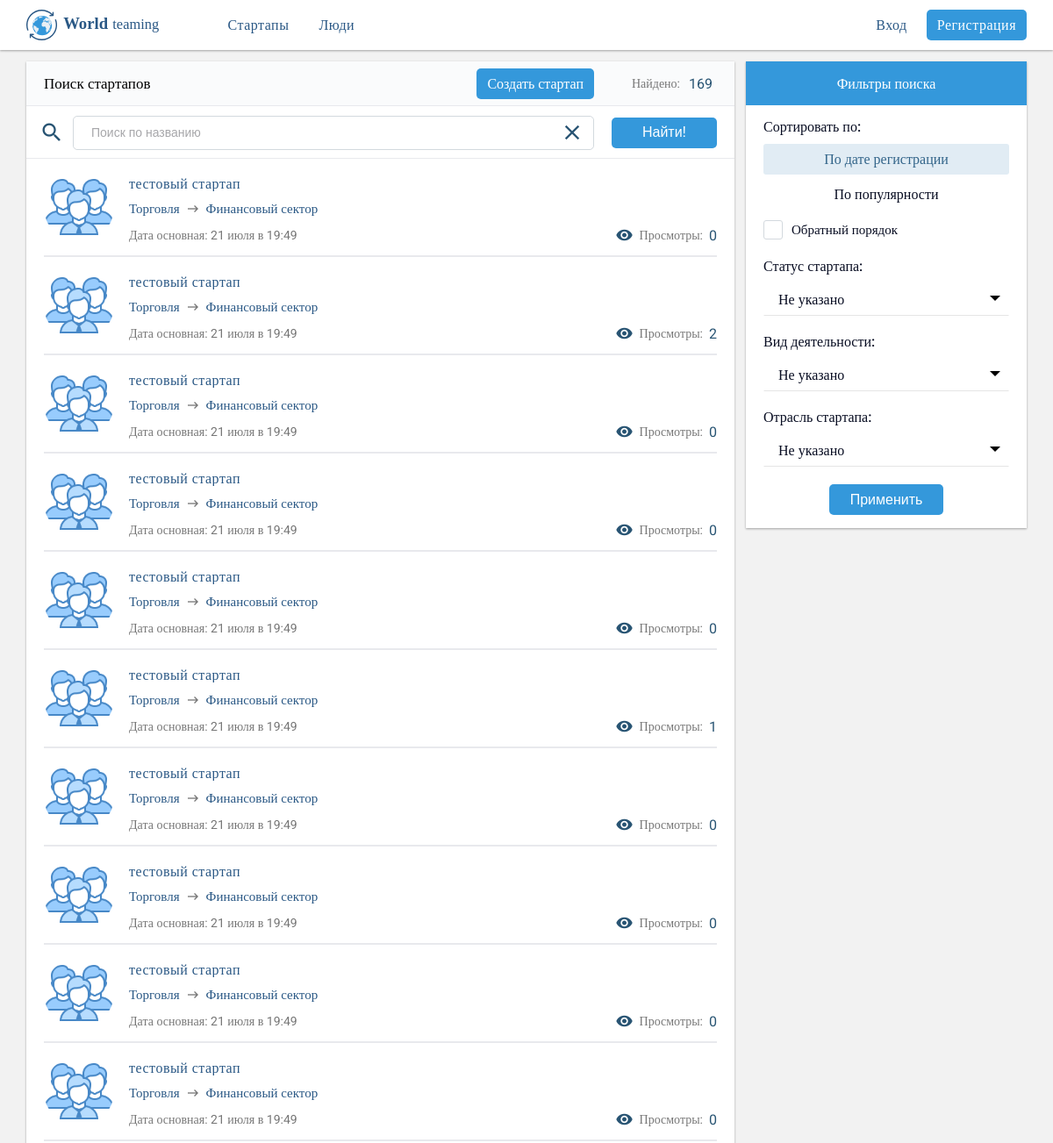
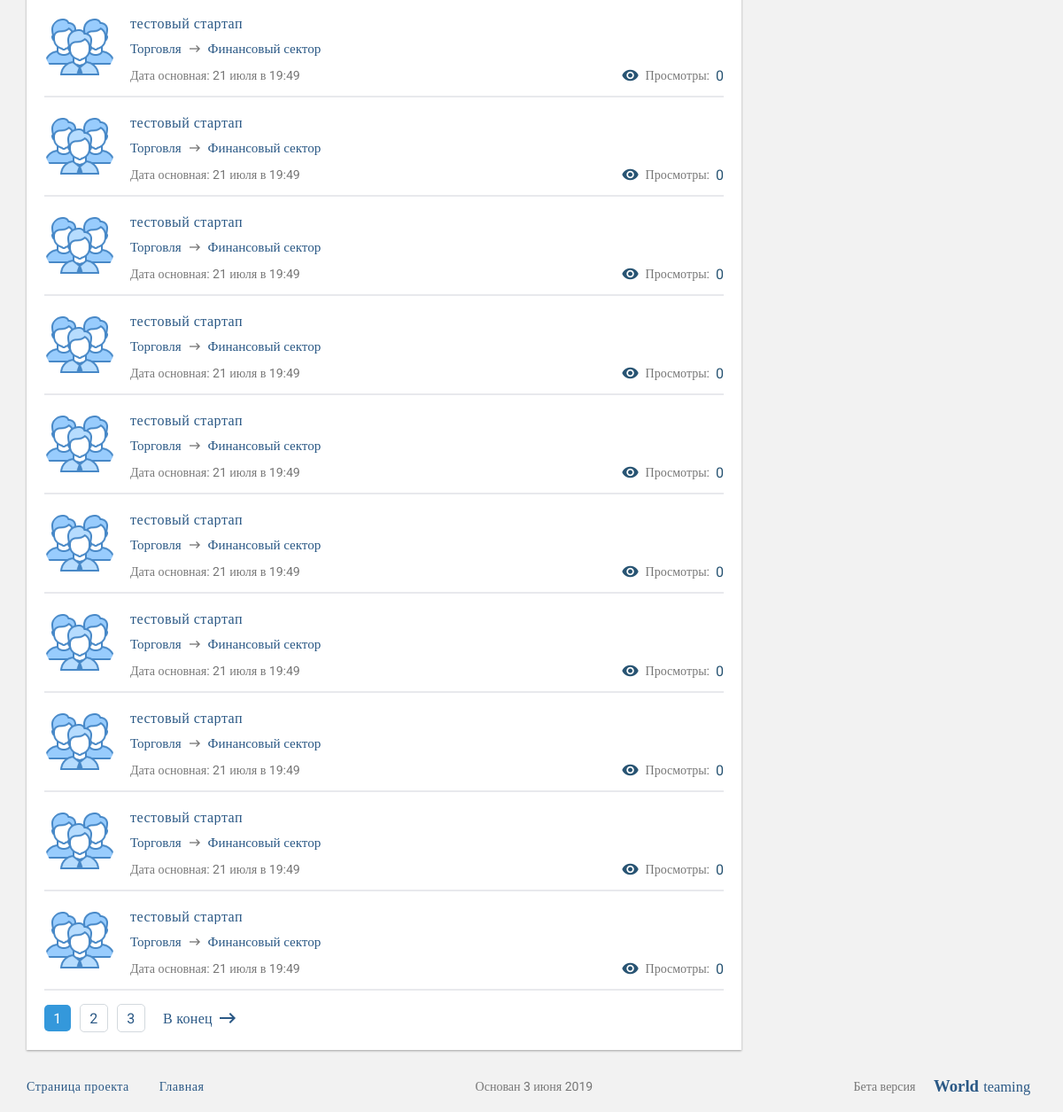
The page /startups.php on the database its author committed (2 pictures, top to bottom).
### tables this page shows
CREATE TABLE `startups` (
  `id` int(13) NOT NULL,
  `date_born` datetime NOT NULL DEFAULT CURRENT_TIMESTAMP,
  `name` varchar(40) NOT NULL,
  `status` varchar(40) NOT NULL,
  `type` varchar(40) NOT NULL,
  `area` varchar(40) DEFAULT NULL,
  `people` int(13) NOT NULL,
  `views` int(16) DEFAULT NULL,
  `avatar_src` varchar(255) DEFAULT NULL
);

### phpScripts/formatDateWord.php (called while the page is built)
<?php
function formatDate ($date,$word) {
	$timePublishing = strtotime($date);
    $timePublicReady = $word. " " . getTrueDay(date('d', $timePublishing)). " ".
      getTrueMonth(date('m', $timePublishing)). " в " .date('H', $timePublishing). ':' .date('i', $timePublishing);
    return $timePublicReady;
}
function getTrueDay ($day) {
	$trueDay = mb_substr($day,0,1);
	if ($trueDay == 0) {
		return mb_substr($day,1,2);
	} else {
		return $day;
	}
}
function getTrueMonth ($month) {
    if ($month == 1) {
    	return "января";
    } elseif ($month == 2) {
    	return "февраля";
    } elseif ($month == 3) {
    	return "марта";
    } elseif ($month == 4) {
    	return "апреля";
    } elseif ($month == 5) {
    	return "мая";
    } elseif ($month == 6) {
    	return "июня";
    } elseif ($month == 7) {
    	return "июля";
    } elseif ($month == 8) {
    	return "августа";
    } elseif ($month == 9) {
    	return "сентября";
    } elseif ($month == 10) {
    	return "октября";
    } elseif ($month == 11) {
    	return "ноября";
    } elseif ($month == 12) {
    	return "декабря";
    }
}
?>

### startups.php (the view, shortened to what this page needs)
<?php include "header.php";
include_once "phpScripts/formatDateWord.php"; ?>
<?php
    $sqlCountStart = "SELECT verify FROM startup_verify_users
                      WHERE user_id=:user_id AND verify=:verify AND creater=:creater";
    $stmtCountStart = $pdo->prepare($sqlCountStart);
    $stmtCountStart->execute([':user_id' => $_SESSION['id'], ':verify' => 3, ':creater' => 1 ]);
    $itemCountStart = $stmtCountStart->fetchAll(PDO::FETCH_ASSOC);
    if ($itemCountStart) {
      $CountStart = count($itemCountStart);
    } else {
        $CountStart = 0;
    }
    if (empty($_SESSION['auth']) || $_SESSION['auth'] == false) {
        $startupHref = "signup";
    } else {
        $startupHref = "createStartup";
    }
  	$where = "";
  	$arraySql = ""; $arrayGet = "";
  	$Order = " ". "id" ." "; $DESC = " "."DESC"; $Order_check1 = " "."checked"; $Order_check2 = ""; $DESC_check = "";
  if (empty($_POST['search'])) { $string = null; }
  elseif ($_POST['search'] == "undefined") { $string = null; }
  	else {
  	  $string = strip_tags($_POST['search']);
  	  $where = " "."WHERE"." ";
  		$arrayEx = 1;
  		$stringPr = 1;
      $arrayGet = "name LIKE :name";
  }
  $sqlStartupCount = "SELECT id,date_born,name,status,type,area,views,avatar_src FROM startups $where"."$arraySql"."$arrayGet".
                " "."ORDER BY"."$Order"."$DESC";
  $stmtStartupCount = $pdo->prepare($sqlStartupCount);
  $stmtStartupCount->execute();
  $itemStartupCount = $stmtStartupCount->fetchAll(PDO::FETCH_ASSOC);
  $itemHumanCount = count($itemStartupCount);
    if ($itemHumanCount / 20 <= 1) {
      $blogI = 1;
    } else {
      $blogI = $itemHumanCount / 20;
      if ((int)$blogI != $blogI) {
        $blogI = (int)$blogI + 1;
      }
    }
    if (!empty($_GET['page']) && $_GET['page'] > 0) {
      $pageStr = (int)$_GET['page'];
    } else {
      $pageStr = (!empty($_POST['page_num']) ? (int)$_POST['page_num'] : 1);
    }
    if ($pageStr > 1) {
      $itemHumanCountSql = 20 * ($pageStr - 1);
    } else {
      $itemHumanCountSql = 0;
    }
    if ((20 * ($pageStr - 1)) > $itemHumanCount || $pageStr == "0") { ?>
    <?php }
  $sqlStartup = "SELECT id,date_born,name,status,type,area,views,avatar_src FROM startups $where"."$arraySql"."$arrayGet".
                " "."ORDER BY"."$Order"."$DESC LIMIT $itemHumanCountSql, 20";
  $stmtStartup = $pdo->prepare($sqlStartup);
  $stmtStartup->execute();
  $itemStartup = $stmtStartup->fetchAll(PDO::FETCH_ASSOC);
?>
<link rel="stylesheet" type="text/css" href="static/settingStartup/settingMain.css">
<link rel="stylesheet" type="text/css" href="static/search/searchUp.css">
<link rel="stylesheet" type="text/css" href="static/search/startups.css">
<div class="wrap_with_Fo">
<form method="POST" id="startup_wrapper_2divs" action="startups">
    <div id="startup_wrapper_left">
        <div id="navbar_startups_forum">
            <div id="navbar_startups_wrap_items">
                <a href="" id="startups_main_UNDERNAME"><h1>Поиск стартапов</h1></a>
            </div>
            <div class="selectAll">
            	Найдено:<span><?php if ($itemStartup) { echo $itemHumanCount; } else {echo 0;}?></span>
            </div>
               <?php if ($CountStart < 6) { ?>
                <a href="<?php echo $startupHref; ?>" id="createStartup_wrap">Создать стартап</a>
               <?php } else {} ?>
        </div>
    	<div class="wrapper_search">
    		<div class="search_Icon1">
    			<i class="material-icons">search</i>
    		</div>
    		<div id="formSearchText">
    		    <input type="text" autocomplete="off" style="width: 580px;" name="search" class="search_inputMain" placeholder="Поиск по названию" maxlength="80" value="<?php echo $string; ?>">
    		    <div class="labelForReset">
    		    	<i class="material-icons">close</i>
    		    </div>
    		    <input type="submit" name="searchSub" class="search_inputBtn" value="Найти!">
    	    </div>
    	</div>
        <div class="startup_wrap_padding">
          <?php if ($itemStartup) { ?>
        	<?php foreach ($itemStartup as $itemsStartup) {
            $dateDateSmall = formatDate($itemsStartup['date_born'],"Дата основная:");
            ?>
            <div class="itemContent_wrapper">
                <div class="itemContent_wrapper_left">
                    <a href="startup-<?php echo $itemsStartup['id']; ?>">
                        <div class="content_bigImg content_bigImgSt3<?php echo $itemsStartup['id']; ?>"></div>
                    </a>
                </div>
                <div class="itemContent_wrapper_right" style="width: 670px;">
                    <div class="itemContentR_1">
                        <a href="startup-<?php echo $itemsStartup['id']; ?>" class="item_a_main itemContent_HREF namesHidden"><?php echo $itemsStartup['name']; ?></a>
                    </div>
                    <div class="itemContentR_2">
                        <span><?php echo $itemsStartup['type']; ?></span>
                        <i class="material-icons tranform_icon">keyboard_backspace</i>
                        <span><?php echo $itemsStartup['area']; ?></span>
                    </div>
                    <div class="itemContentR_3">
                        <div class="itemContent_countSt"><?php echo $dateDateSmall; ?></div>
                        <div class="itemContent_countSt">
                            <i class="material-icons">remove_red_eye</i>Просмотры: <span><?php echo $itemsStartup['views']; ?></span>
                        </div>
                    </div>
                </div>
            </div>
            <?php } } else {?>
            	  <div class="notFound_pickImg">
                    <img src="static/img/notFound.png">
                </div>
            <?php } ?>
            <?php if ($blogI > 1) { ?>
                <link rel="stylesheet" type="text/css" href="static/main/nav_posts.css">
                <div class="nav_posts_wrapper" style="margin-top: 15px;">
                <?php if ($pageStr > 1) { ?>
                    <div id="nav_posts_toStart" class="nav_posts_word"><i class="material-icons">keyboard_backspace</i><span>В начало</span></div>
                <?php } if ($pageStr > 1) {
                          if ($pageStr == $blogI) {
                            $iBlogStart = $blogI - 1;
                            $iBlogEnd = $blogI;
                          } else if ($pageStr == 1 || empty($pageStr)) {
                            $iBlogStart = 1;
                            $iBlogEnd = 2;
                          } else {
                            $iBlogStart = $pageStr - 1;
                            $iBlogEnd = $pageStr + 1;
                          }
                      } else {
                      $iBlogStart = 1;
                          if ($blogI >= 3) {
                            $iBlogEnd = 3;
                          } else {
                            $iBlogEnd = $blogI;
                          }
                      }
                  for ($iBlog = $iBlogStart; $iBlog <= $iBlogEnd; $iBlog++) { ?>
                        <div class="nav_posts_btn"
                          id="<?php if ($iBlog == $pageStr || (empty($pageStr) &&  $iBlog == 1)) { echo 'nav_posts_word_check'; } ?>"><?php echo $iBlog; ?></div>
                <?php } if ($blogI > $pageStr && $blogI > 1) { ?>
                    <div class="nav_posts_word_end">
                      <span>В конец</span><i class="material-icons">keyboard_backspace</i>
                    </div>
            <?php } echo "</div>"; } ?>
        </div>
    </div>
    <div id="startup_wrapper_right">
        <div class="profile_left_header_info">Фильтры поиска</div>
        <div class="formWrapperFilters">
		    <div class="startup_menuSetting" style="margin: 0; padding: 0;">
		    	<div class="filters_wrapper">
		        	<h3>Сортировать по:</h3>
		        	<div class="filters_staticOrders">
                  <label for="orderBy1" class="orderByLabel orderByLabel1">По дате регистрации</label>
                  <label for="orderBy2" class="orderByLabel orderByLabel2">По популярности</label>
              </div>
              <div class="filters_staticDesc">
                  <label for="descList" class="descListLabel">
                      <div class="categories_mini_box">
                      </div>
                      <div class="categories_mini_text">Обратный порядок</div>
                  </label>
              </div>
          </div>
		        <div class="filters_wrapper">
		        	<h3>Статус стартапа:</h3>
		        	<div class="custom-select">
		                <select name="status">
		                    <option value="not_found_0">Не указано</option>
		                </select>
		            </div>
		        </div>
		        <div class="filters_wrapper">
		        	<h3>Вид деятельности:</h3>
		        	<div class="custom-select">
                        <select name="Main_categ">
                            <option value="not_found_1">Не указано</option>
                        </select>
                    </div>
		        </div>
		        <div class="filters_wrapper">
		        	<h3>Отрасль стартапа:</h3>
		        	<div class="custom-select">
                        <select name="area_st">
                            <option value="not_found_2">Не указано</option>
                        </select>
                    </div>
		        </div>
            <div class="wrapSubBTNSr"><input type="submit" name="filters" class="btnSubFilters" value="Применить"></div>
		    </div>
        </div>
    </div>
</form>
<?php include "footer.php"; ?>
</body>
</html>

### static/main/mainCss.css (style rules this page uses)
.item_a_main { text-decoration: none; font-weight: 500; font-size: 16px; line-height: 17px; color: #2a5885; letter-spacing: 0.5px; }
.namesHidden { max-width: 380px; white-space: nowrap; overflow: hidden; display: inline-block; text-overflow: ellipsis; }
.wrap_with_Fo { display: flex; justify-content: space-between; flex-direction: column; min-height: 100vh; position: relative; }

### static/Header/header.css (style rules this page uses)
body { background-color: #F2F2F2; margin: 0; padding: 0; font-family: Roboto; color: #080D22; height: 100vh; width: auto; }

### static/settingStartup/settingMain.css (style rules this page uses)
#startup_wrapper_2divs { width: 1140px; height: inherit; display: flex; justify-content: space-between; align-items: flex-start; margin-left: auto; margin-right: auto; height: auto; margin-top: 70px; }
#startup_wrapper_left { width: 807px; box-shadow: 0 1px 3px rgba(0,0,0,0.12), 0 1px 2px rgba(0,0,0,0.24); background-color: white; height: auto; position: relative; }
#startup_wrapper_right { width: 320px; height: auto; box-shadow: 0 1px 3px rgba(0,0,0,0.12), 0 1px 2px rgba(0,0,0,0.24); background-color: white; }
.startup_wrap_padding { padding: 0 20px 20px 20px; width: all; }
#navbar_startups_forum { width: all; height: 50px; display: flex; justify-content: space-between; align-items: center; padding-left: 20px; padding-right: 20px; border-bottom: 1px solid #e8e9ed; background-color: #fafbfc; margin-bottom: 5px; position: relative; }
#navbar_startups_wrap_items { display: flex; justify-content: flex-start; align-items: center; }
#navbar_startups_forum a { text-decoration: none; }
#startups_main_UNDERNAME { font-size: 17px; font-weight: 400; text-shadow: none; padding: 0; margin: 0; color: black; }
.profile_left_header_info { width: all; height: 50px; display: flex; align-items: center; color: white; background-color: #3498DB; justify-content: center; font-size: 16px; }
.startup_menuSetting { height: auto; padding-bottom: 10px; width: all; padding-top: 10px; }

### static/main/nav_posts.css (style rules this page uses)
.nav_posts_wrapper { width: all; height: auto; display: flex; align-items: center; justify-content: flex-start; }
.nav_posts_wrapper .nav_posts_btn { width: 30px; height: 30px; border: 1px solid #D3D9DE; border-radius: 5px; display: flex; justify-content: center; align-items: center; cursor: pointer; text-decoration: none; font-size: 16px; line-height: 17px; color: #2a5885; letter-spacing: 0.5px; transition: 0.1s ease; margin-right: 10px; }
.nav_posts_wrapper #nav_posts_word_check { border: none; background-color: #3498DB; color: white; }
.nav_posts_wrapper .nav_posts_word_end { text-decoration: none; font-size: 16px; line-height: 17px; color: #2a5885; letter-spacing: 0.3px; transition: 0.1s ease; margin-left: 10px; display: flex; justify-content: center; align-items: center; width: auto; height: auto; cursor: pointer; }
.nav_posts_wrapper .nav_posts_word_end i { padding-right: 5px; transform: rotate(180deg); }

### rows shown on the page
startups: name "тестовый стартап", type "Торговля", area "Финансовый сектор", date_born "Дата основная: 21 июля в 19:49", views "0"
startups: name "тестовый стартап", type "Торговля", area "Финансовый сектор", date_born "Дата основная: 21 июля в 19:49", views "2"
startups: name "тестовый стартап", type "Торговля", area "Финансовый сектор", date_born "Дата основная: 21 июля в 19:49", views "0"
startups: name "тестовый стартап", type "Торговля", area "Финансовый сектор", date_born "Дата основная: 21 июля в 19:49", views "0"
startups: name "тестовый стартап", type "Торговля", area "Финансовый сектор", date_born "Дата основная: 21 июля в 19:49", views "0"
startups: name "тестовый стартап", type "Торговля", area "Финансовый сектор", date_born "Дата основная: 21 июля в 19:49", views "1"
startups: name "тестовый стартап", type "Торговля", area "Финансовый сектор", date_born "Дата основная: 21 июля в 19:49", views "0"
startups: name "тестовый стартап", type "Торговля", area "Финансовый сектор", date_born "Дата основная: 21 июля в 19:49", views "0"
startups: name "тестовый стартап", type "Торговля", area "Финансовый сектор", date_born "Дата основная: 21 июля в 19:49", views "0"
startups: name "тестовый стартап", type "Торговля", area "Финансовый сектор", date_born "Дата основная: 21 июля в 19:49", views "0"
startups: name "тестовый стартап", type "Торговля", area "Финансовый сектор", date_born "Дата основная: 21 июля в 19:49", views "0"
startups: name "тестовый стартап", type "Торговля", area "Финансовый сектор", date_born "Дата основная: 21 июля в 19:49", views "0"
startups: name "тестовый стартап", type "Торговля", area "Финансовый сектор", date_born "Дата основная: 21 июля в 19:49", views "0"
startups: name "тестовый стартап", type "Торговля", area "Финансовый сектор", date_born "Дата основная: 21 июля в 19:49", views "0"
startups: name "тестовый стартап", type "Торговля", area "Финансовый сектор", date_born "Дата основная: 21 июля в 19:49", views "0"
startups: name "тестовый стартап", type "Торговля", area "Финансовый сектор", date_born "Дата основная: 21 июля в 19:49", views "0"
startups: name "тестовый стартап", type "Торговля", area "Финансовый сектор", date_born "Дата основная: 21 июля в 19:49", views "0"
startups: name "тестовый стартап", type "Торговля", area "Финансовый сектор", date_born "Дата основная: 21 июля в 19:49", views "0"
startups: name "тестовый стартап", type "Торговля", area "Финансовый сектор", date_born "Дата основная: 21 июля в 19:49", views "0"
startups: name "тестовый стартап", type "Торговля", area "Финансовый сектор", date_born "Дата основная: 21 июля в 19:49", views "0"

### other values the page prints
$itemHumanCount "169"
